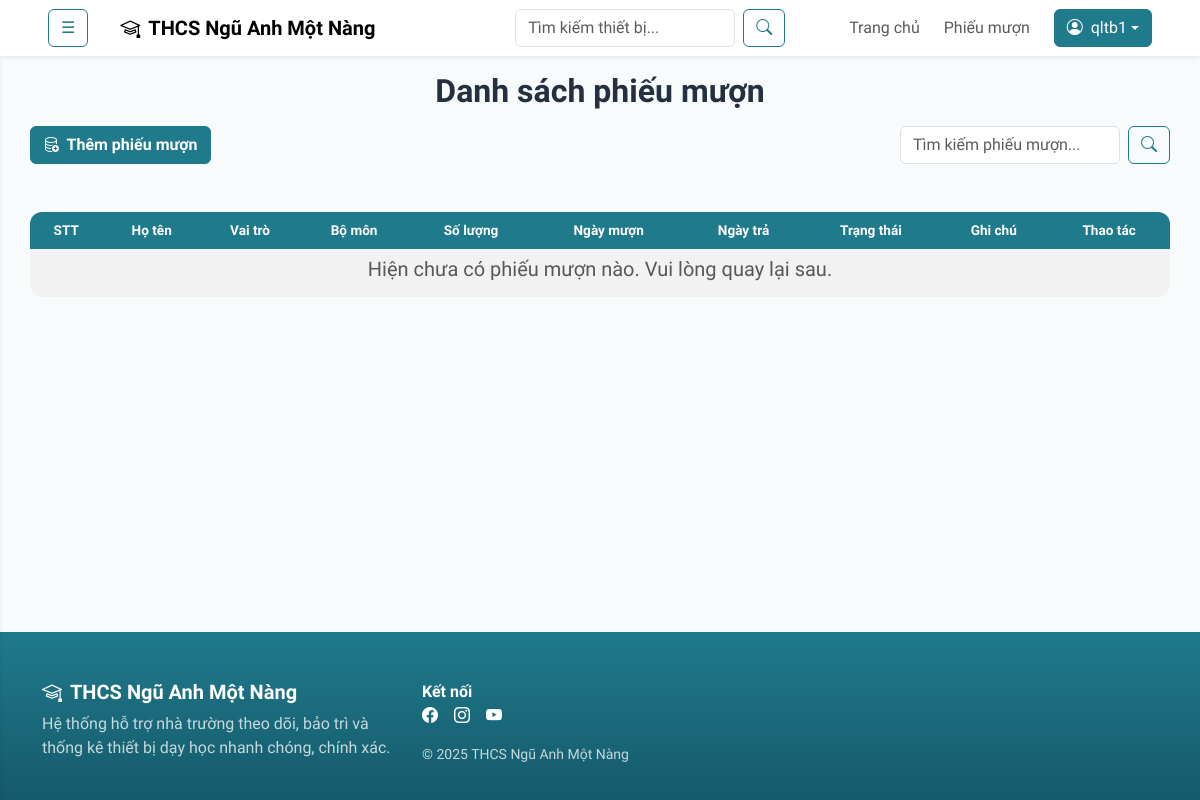
/index.php?page=dsphieumuon (signed in), run on an earlier commit of the app's database.
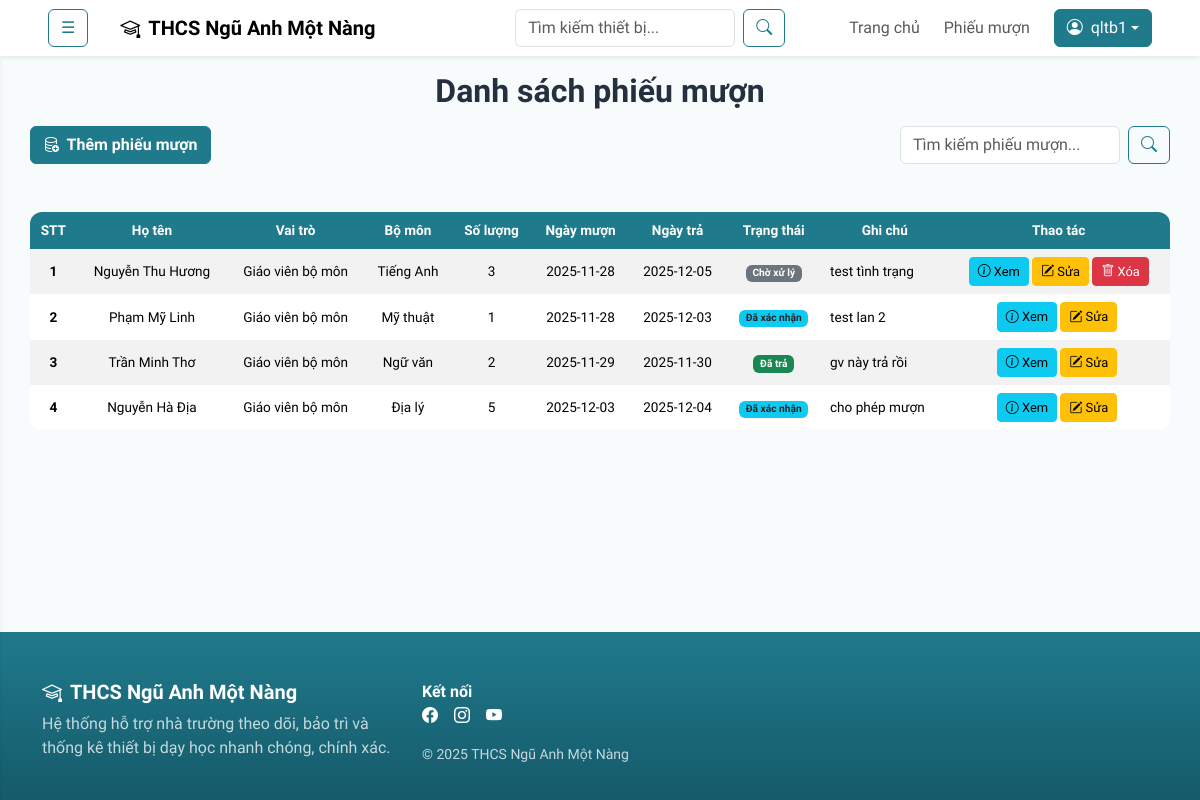
And on a later commit of the database.
### tables this page shows
CREATE TABLE `phieumuon` (
  `maPhieuMuon` int(11) NOT NULL,
  `maNguoiDung` int(11) NOT NULL,
  `ngayMuon` date NOT NULL,
  `ngayTra` date NOT NULL,
  `trangThai` varchar(50) NOT NULL DEFAULT 'Chờ xử lý',
  `ghiChu` text DEFAULT NULL
);

CREATE TABLE `nguoidung` (
  `maNguoiDung` int(11) NOT NULL,
  `tenDangNhap` varchar(255) NOT NULL,
  `matKhau` varchar(255) NOT NULL,
  `hoTen` varchar(255) DEFAULT NULL,
  `email` varchar(255) DEFAULT NULL,
  `soDienThoai` varchar(255) DEFAULT NULL,
  `maBoMon` int(11) DEFAULT NULL,
  `maVaiTro` int(11) DEFAULT NULL
);

CREATE TABLE `vaitro` (
  `maVaiTro` int(11) NOT NULL,
  `tenVaiTro` varchar(255) DEFAULT NULL,
  `moTa` text DEFAULT NULL
);

CREATE TABLE `bomon` (
  `maBoMon` int(11) NOT NULL,
  `tenBoMon` varchar(100) NOT NULL,
  `moTa` text DEFAULT NULL
);

### App/Models/mPhieuMuon.php (called while the page is built, shortened)
<?php
class modelPhieuMuon {
    public function selectAllPhieuMuon() {
        $p = new clsKetNoi();
        $truyvan = "SELECT pm.*, nd.hoTen, vt.tenVaiTro, bm.tenBoMon, bm.maBoMon, COUNT(ct.maChiTietPM) AS soLuongMuon
                    FROM phieumuon pm
                    LEFT JOIN nguoidung nd ON pm.maNguoiDung = nd.maNguoiDung
                    LEFT JOIN vaitro vt ON nd.maVaiTro = vt.maVaiTro
                    LEFT JOIN bomon bm ON nd.maBoMon = bm.maBoMon
                    LEFT JOIN chitietphieumuon ct ON pm.maPhieuMuon = ct.maPhieuMuon
                    GROUP BY pm.maPhieuMuon";
        $con = $p->moketnoi();
        $kq = mysqli_query($con, $truyvan);
        return $kq;
    }
}
?>

### App/Controllers/cPhieuMuon.php (called while the page is built, shortened)
<?php
include_once('App/Models/mPhieuMuon.php');
class controlPhieuMuon {
    public function getAllPhieuMuon() {
        $p = new modelPhieuMuon();
        $kq = $p->selectAllPhieuMuon();
        if(mysqli_num_rows($kq) > 0) {
            return $kq;
        } else {
            return false;
        }
    }
}
?>

### App/Views/thietbi/qlphieumuon/dsphieumuon.php (the view, shortened to what the changed rows need)
<h2 class="text-center fw-semibold my-3">Danh sách phiếu mượn</h2>
<div class="d-flex justify-content-center">
    <div class="table-responsive my-5" style="width: 95%;">
        <table class="table table-striped table-hover table-borderless align-middle" style="font-size: 0.85em;">
            <thead class="text-center">
                <tr>
                    <th>STT</th>
                    <th>Họ tên</th>
                    <th>Vai trò</th>
                    <th>Bộ môn</th>
                    <th>Số lượng</th>
                    <th>Ngày mượn</th>
                    <th>Ngày trả</th>
                    <th>Trạng thái</th>
                    <th>Ghi chú</th>
                    <th>Thao tác</th>
                </tr>
            </thead>
            <tbody>
            <?php
            include_once('App/Controllers/cPhieuMuon.php');
            $p = new controlPhieuMuon();
            if(isset($_GET['keyword'])) {
                $keyword = $_GET['keyword'];
                $kq = $p->searchPhieuMuon($keyword);
            } else {
                $kq = $p->getAllPhieuMuon();
            }
            if ($kq && $kq->num_rows > 0) {
                $dem = 0;
                while ($r = $kq->fetch_assoc()) {
                    $dem++;
                    echo '<tr>';
                        echo '<td class="text-center"><strong>' . $dem . '</strong></td>';
                        echo '<td class="text-center">' . $r['hoTen'] . '</td>';
                        echo '<td class="text-center">' . $r['tenVaiTro'] . '</td>';
                        echo '<td class="text-center">' . $r['tenBoMon'] . '</td>';
                        echo '<td class="text-center">' . $r['soLuongMuon'] . '</td>';
                        echo '<td class="text-center">' . $r['ngayMuon'] . '</td>';
                        echo '<td class="text-center">' . $r['ngayTra'] . '</td>';
                        echo '<td class="text-center">';
                            switch ($r['trangThai']) {
                                case "Chờ xử lý": echo '<span class="badge bg-secondary">' . $r['trangThai'] . '</span>'; break;
                                case "Đã xác nhận": echo '<span class="badge bg-info text-dark">' . $r['trangThai'] . '</span>'; break;
                                case "Đã trả": echo '<span class="badge bg-success">' . $r['trangThai'] . '</span>'; break;
                            }
                        echo '</td>';
                        echo '<td>' . $r['ghiChu'] . '</td>';
                        echo '<td class="text-center">';
                            echo '<a href="index.php?page=xemphieumuon&maPhieuMuon=' . $r['maPhieuMuon'] . '" class="btn btn-sm btn-info" style="font-size: 0.95em;"><i class="bi bi-info-circle"></i> Xem</a>&nbsp;';
                            echo '<a href="index.php?page=suaphieumuon&maPhieuMuon=' . $r['maPhieuMuon'] . '" class="btn btn-sm btn-warning" style="font-size: 0.95em;"><i class="bi bi-pencil-square"></i> Sửa</a>&nbsp;';
                            if($r['trangThai'] == "Chờ xử lý") {
                                echo '<a href="index.php?page=xoaphieumuon&action=delete&maPhieuMuon=' . $r['maPhieuMuon'] . '" class="btn btn-sm btn-danger" style="font-size: 0.95em;" onclick="return confirm(\'Bạn có chắc muốn xóa phiếu mượn này không?\')"><i class="bi bi-trash"></i> Xóa</a>';
                            }
                        echo '</td>';
                    echo '</tr>';
                }
            } else {
                echo '<tr><td colspan="10"><h5 class="text-center text-muted">Hiện chưa có phiếu mượn nào. Vui lòng quay lại sau.</h5></td></tr>';
            }
            ?>
            </tbody>
        </table>
    </div>
</div>

What changed in the data, as far as the page shows it:
added phieumuon: maNguoiDung.hoTen "Nguyễn Thu Hương", vaitro.tenVaiTro "Giáo viên bộ môn", bomon.tenBoMon "Tiếng Anh", soLuongMuon "3", ngayMuon "2025-11-28", ngayTra "2025-12-05", trangThai "Chờ xử lý", ghiChu "test tình trạng"
added phieumuon: maNguoiDung.hoTen "Phạm Mỹ Linh", vaitro.tenVaiTro "Giáo viên bộ môn", bomon.tenBoMon "Mỹ thuật", soLuongMuon "1", ngayMuon "2025-11-28", ngayTra "2025-12-03", trangThai "Đã xác nhận", ghiChu "test lan 2"
added phieumuon: maNguoiDung.hoTen "Trần Minh Thơ", vaitro.tenVaiTro "Giáo viên bộ môn", bomon.tenBoMon "Ngữ văn", soLuongMuon "2", ngayMuon "2025-11-29", ngayTra "2025-11-30", trangThai "Đã trả", ghiChu "gv này trả rồi"
added phieumuon: maNguoiDung.hoTen "Nguyễn Hà Địa", vaitro.tenVaiTro "Giáo viên bộ môn", bomon.tenBoMon "Địa lý", soLuongMuon "5", ngayMuon "2025-12-03", ngayTra "2025-12-04", trangThai "Đã xác nhận", ghiChu "cho phép mượn"
Also different on the page:
text no longer shown: "Hiện chưa có phiếu mượn nào. Vui lòng quay lại sau."
